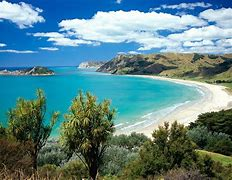
#> input picture M6_computer_vision/d1_CV basics/nz.jpg, 232 x 180 px
$ jupyter execute 'Computer Vision Day 1 .ipynb'   (shell and % lines are left out)
#> lines starting #> are read from the running program, lines starting #| are printed output that depends on the picture
# Computer Vision Basics with openCV

### Import statements

[cell 1]
import cv2
import numpy as np

### Check your openCV version

[cell 2]
cv2.__version__

## Computer Vision Basics

### Load and Image

[cell 3]
# Load the image with openCV
img = cv2.imread("nz.jpg")
#> img is the input picture: shape (180, 232, 3); mean B, G, R 137.6, 133.4, 92.7

[Hint](# "You will need to use cv2.imread")

### Check the image type

[cell 4]
# What is the image type? -> type
type(img)

[Hint](# "Just use the python type function")

[cell 5]
# Print the value of the pixels of the image
print(img)
#> (printed output is left out)

[Hint](# "Just use the python print function")

### Show the image using openCV

[cell 6]
# Lets now see the image! dont forget to call destroyAllWindows!
cv2.imshow("Image", img)
cv2.waitKey(0)
cv2.destroyAllWindows()
cv2.waitKey(1)

[Hint](# "You need to use imshow, waitkey and destroyAllWindows")

### Now lets display unsing matplotlib

[cell 7]
# Import matplotlib
import matplotlib.pyplot as plt

[cell 8]
# Choose a pyplot figsize to make images fit nicely into the notebook
# Now display the image with plt

[cell 9]
plt.figure(figsize=(8, 5))
plt.imshow(img);

### Lets fix the colors

[cell 10]
# Does your image look ok? are the colors the right ones?, if not, lets fix it!
# Remember that openCV will load images using BGR rather than RGB
# Change the image to RGB and diplay it again with plt

rgb_img = cv2.cvtColor(img, cv2.COLOR_BGR2RGB)
plt.figure(figsize=(8, 5))
plt.imshow(rgb_img);

[Hint](# "use cvtColor")

### What is the shape of the image?

[cell 11]
# Check the image shape
rgb_img.shape
#> Out = (180, 232, 3)

### Lets make it grayscale

[cell 12]
# Load the image in grayscale, what are the 2 ways you can do that?
grayscale_img = cv2.cvtColor(img, cv2.COLOR_BGR2GRAY)
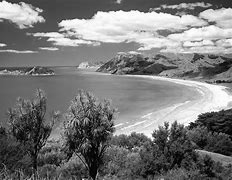
#> grayscale_img: shape (180, 232); min 0, max 255, mean 121.7

[cell 13]
# Now load an image in color and then transform it to grayscale
gray_img = cv2.cvtColor(rgb_img, cv2.COLOR_RGB2GRAY)

### What is the shape now?

[cell 14]
# Check the grayscale shape
grayscale_img.shape
#> Out = (180, 232)

### How does it look like?

[cell 15]
# Display the grayscale image with matplotlib, how does it look?
plt.figure(figsize=(8, 5))
plt.imshow(grayscale_img);

### We need to indicate the colormap

[cell 16]
# Display the grayscale image with matplotlib, make sure to include the colormap so it really is grayscale
plt.figure(figsize=(8, 5))
plt.imshow(grayscale_img, cmap="gray");

### Cropping an image

[cell 17]
# Lets now crop a Region of Interest of an image, load and image and crop different parts of it
cropped_img = rgb_img[0:50, 0:232]
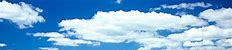
#> cropped_img: shape (50, 232, 3); mean R, G, B 122.8, 173, 213.1
plt.imshow(cropped_img);

[cell 18]
# Save to disk the cropped areas
cv2.imwrite("cropped.jpg", cropped_img)
#> Out = True

### To edit an image making a copy of it is always a good idea!

[cell 19]
# Load an image and then make a copy of it
img_copy = rgb_img.copy()

[Hint](# "use the numpy function ")

## Annotating images

### Rectangles

[cell 20]
# Draw green rectangle on top of a region of interest in your image
green = (0, 255, 0)
cv2.rectangle(img_copy, (60, 90), (120, 160), green, 1)
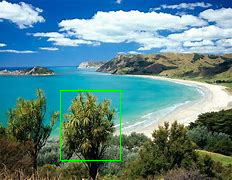
#> img_copy: shape (180, 232, 3); mean R, G, B 92.3, 134.1, 136.7
plt.figure(figsize=(8, 5))
plt.imshow(img_copy);

[Hint](# "You will need to use the cv2 function rectangle(img, pt1, pt2, color, thickness) -> img")

### Adding text to images

[cell 21]
# Make a copy of your image and then write some text on top of the image
img_copy2 = rgb_img.copy()
red = (255, 0, 0)
cv2.putText(img_copy2, "Beautiful day", (40, 30), cv2.FONT_HERSHEY_SCRIPT_SIMPLEX, 1, red, 0, cv2.LINE_AA)
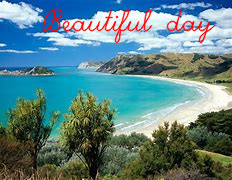
#> img_copy2: shape (180, 232, 3); mean R, G, B 94.2, 129.7, 133.5
plt.figure(figsize=(8, 5))
plt.imshow(img_copy2);

[Hint](# "You will need to use cv2 putText function -> putText(img, text, coordinates, fontFace, fontScale, color, thickness, lineType). For fonts check the enum cv2.FONT_HERSHEY_")

Now that you know how to load annotate and save images lets start manually annotating some images

[cell 22]
# Load as many images as you like and start annotating objects in the image,
# Before annotating the images make a copy of the image so we keep the original without changes
# Use the format proposed in the example above
original_img = cv2.imread("boat.jpg")
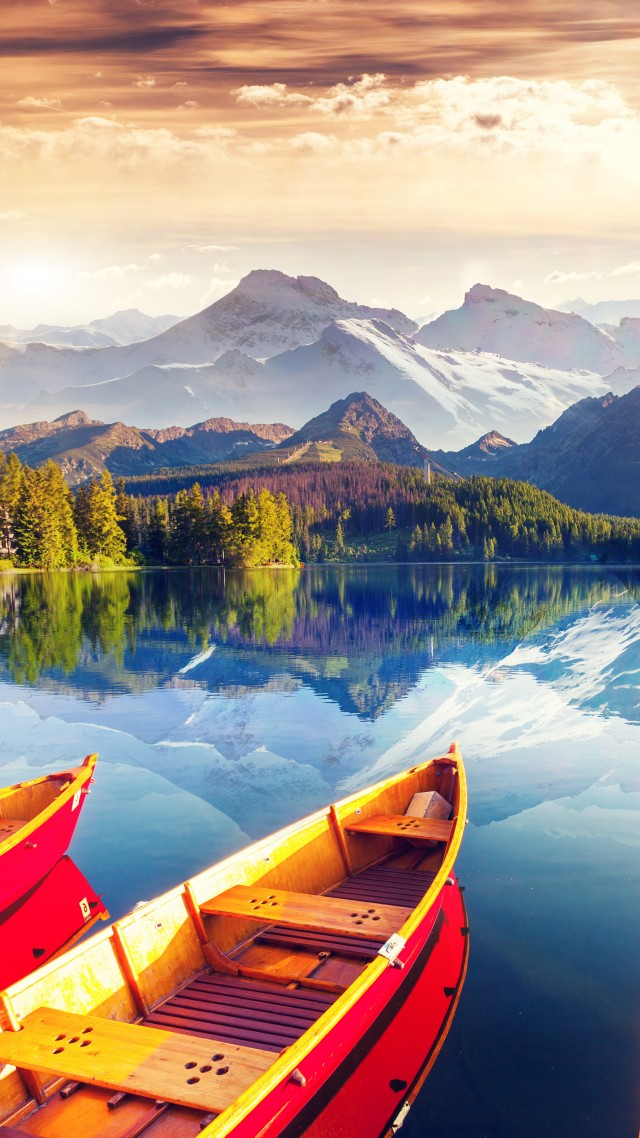
#> input picture M6_computer_vision/d1_CV basics/boat.jpg, 640 x 1138 px
#> original_img is the input picture: shape (1138, 640, 3); mean B, G, R 134.7, 142.4, 162.2
rgb_img = cv2.cvtColor(original_img, cv2.COLOR_BGR2RGB)
#> rgb_img: shape (1138, 640, 3)
img_copy = rgb_img.copy()
yellow = (255, 255, 0)
black = (0, 0, 0)

cv2.rectangle(img_copy, (200, 700), (500, 1000), yellow, 4)
cv2.rectangle(img_copy, (200, 650), (320, 700), yellow, -1)
cv2.putText(img_copy, "boat", (220, 690), cv2.FONT_HERSHEY_PLAIN, 2, black, 2, cv2.LINE_AA)

cv2.rectangle(img_copy, (50, 450), (150, 590), red, 4)
cv2.rectangle(img_copy, (50, 410), (130, 450), red, -1)
cv2.putText(img_copy, "tree", (55, 440), cv2.FONT_HERSHEY_PLAIN, 2, black, 2, cv2.LINE_AA)

cv2.rectangle(img_copy, (400, 150), (550, 250), green, 4)
cv2.rectangle(img_copy, (400, 110), (500, 150), green, -1)
cv2.putText(img_copy, "sky", (410, 140), cv2.FONT_HERSHEY_PLAIN, 2, black, 2, cv2.LINE_AA)
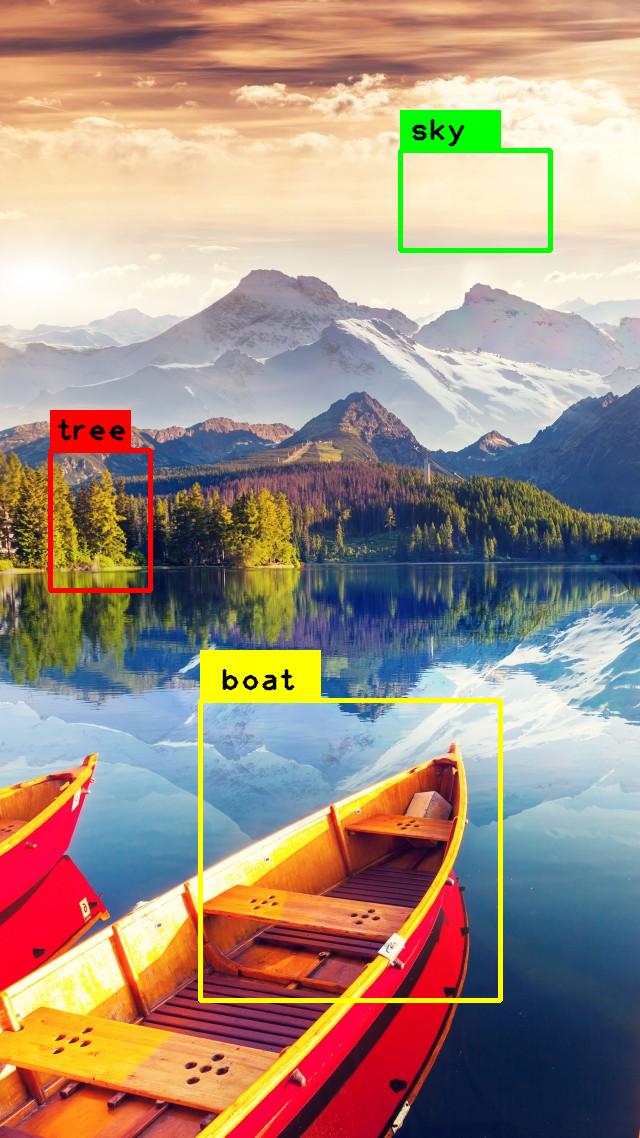
#> img_copy: shape (1138, 640, 3); mean R, G, B 163, 143.5, 129.6

plt.figure(figsize=(10, 8))
plt.imshow(img_copy);

[cell 23]
# Display the images that you have annotated above, both versions, the original one and the annotated one
plt.figure(figsize=(10, 8))
plt.imshow(rgb_img);

plt.figure(figsize=(10, 8))
plt.imshow(img_copy);

# Mini Projects

With all that you accomplished to do above you are now ready to do your first mini project!, you might need to learn some more new things to accomplish some of the harder levels below, it is very important to get used to the openCV docs

## Meme creator

### Level 1
1. Create a basic Meme creator with one image and a short line of text, using any openCV font

### Level 2
1. Use the classic meme font (impact)

### Level 3
1. Improve it by adding 2 to 3 lines with the text on the top of the image and the bottom of the image
1. Make the text in white and with black contours

### Level 4
1. Make the text center automatically [Hint](# "getTextSize")
1. If the text is too long it should wrap the text in as many lines as needed

[cell 24]
# Level 1
meme_img = cv2.imread("boss.jpg")
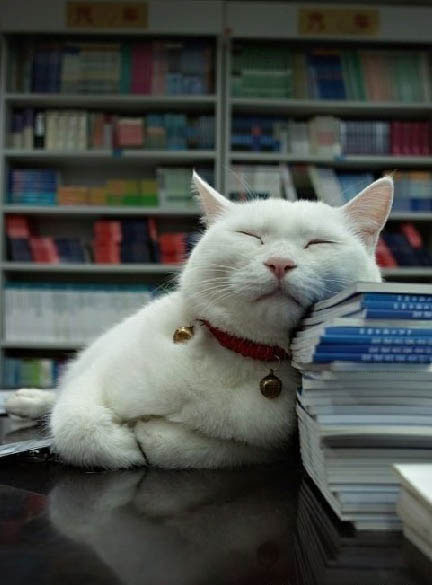
#> input picture M6_computer_vision/d1_CV basics/boss.jpg, 432 x 585 px
#> meme_img is the input picture: shape (585, 432, 3); mean B, G, R 76.8, 80.3, 76.3
rgb_meme_img = cv2.cvtColor(meme_img, cv2.COLOR_BGR2RGB)
cv2.rectangle(rgb_meme_img, (180, 150), (400, 350), yellow, 2)
cv2.rectangle(rgb_meme_img, (180, 120), (280, 150), yellow, -1)
cv2.putText(rgb_meme_img, "Boss", (190, 145), cv2.FONT_HERSHEY_PLAIN, 2, black, 2, cv2.LINE_AA)
cv2.putText(rgb_meme_img, "He's a busy cat!", (50, 550), cv2.FONT_HERSHEY_PLAIN, 2, red, 2, cv2.LINE_AA)
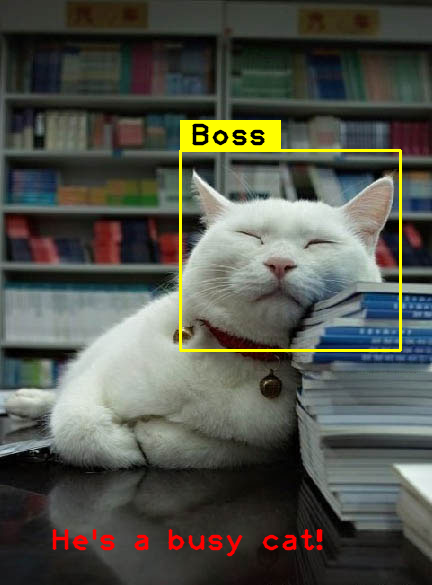
#> rgb_meme_img: shape (585, 432, 3); mean R, G, B 81.3, 83.5, 75
plt.figure(figsize=(10, 8))
plt.imshow(rgb_meme_img);

cv2.imwrite("my_meme.jpg", rgb_meme_img)
#> Out = True

[cell 25]
# Level 2
from PIL import ImageFont, ImageDraw, Image

text_to_show = "He's a busy cat!"

copia = rgb_meme_img.copy()

pil_img = Image.fromarray(copia)
draw = ImageDraw.Draw(pil_img)
font = ImageFont.truetype("fonts/impact.ttf", 40)
draw.text((50, 500), text_to_show, (255, 0, 0), font=font)
img_processed = cv2.cvtColor(np.array(pil_img), cv2.COLOR_RGB2BGR)
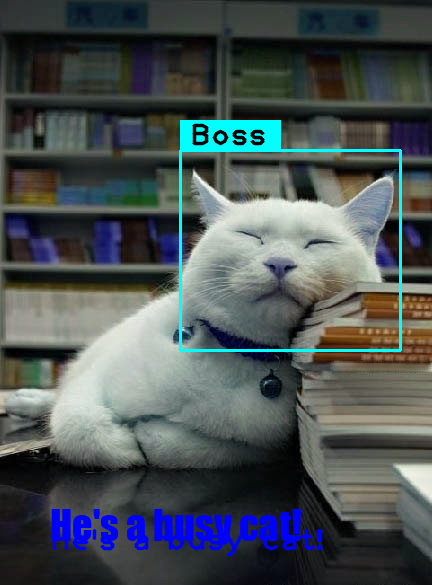
#> img_processed: shape (585, 432, 3); mean R, G, B 74.3, 82.7, 84.5

plt.figure(figsize=(10, 8))
plt.imshow(pil_img);
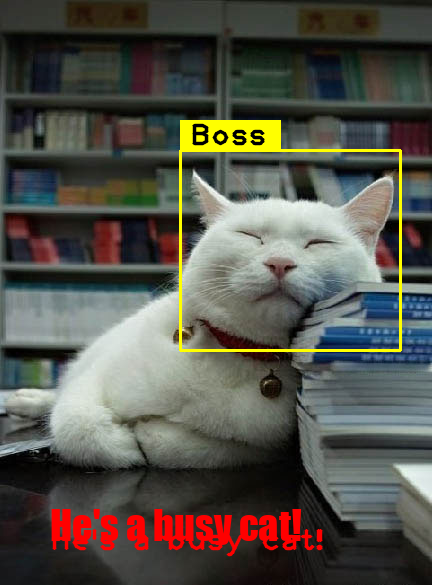
#> shown: shape (585, 432, 3); mean R, G, B 84.5, 82.7, 74.3
